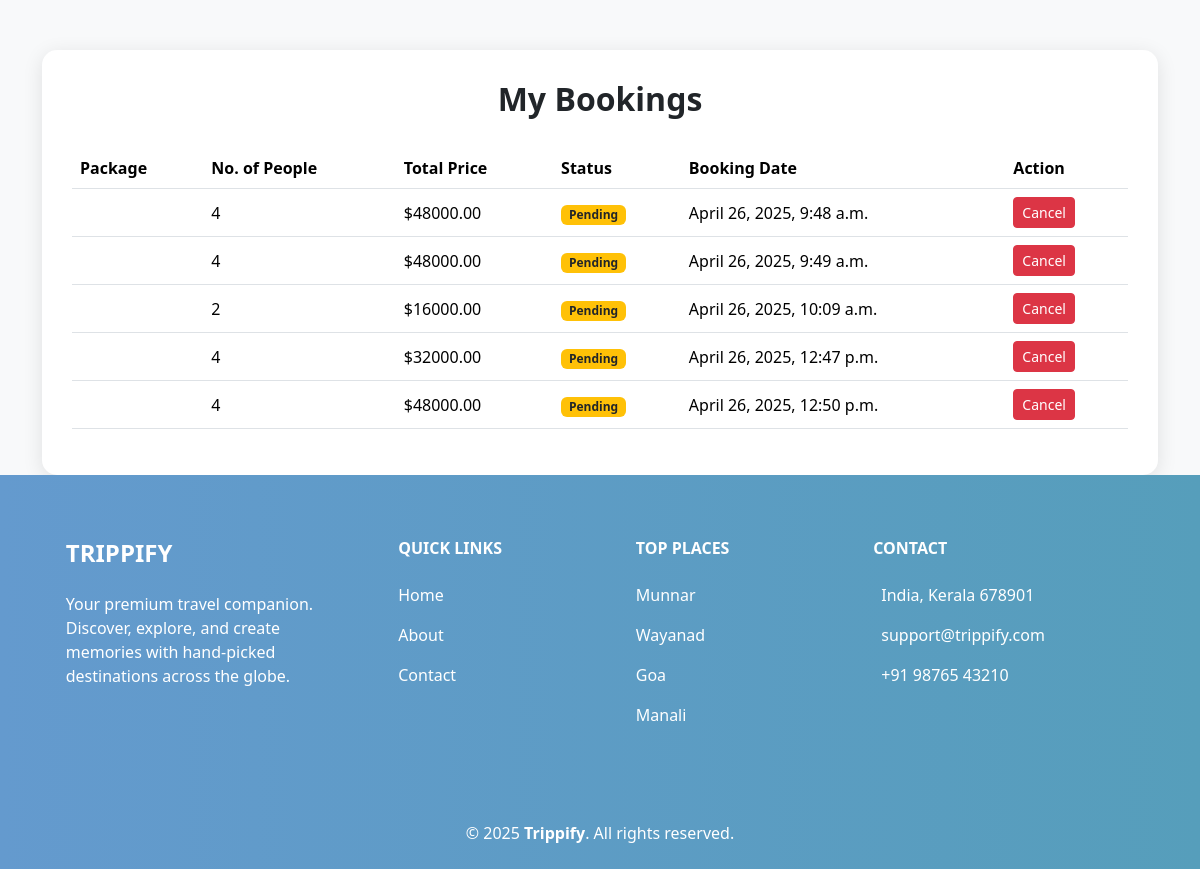
The page /my_bookings (signed in) on the database as committed earlier.
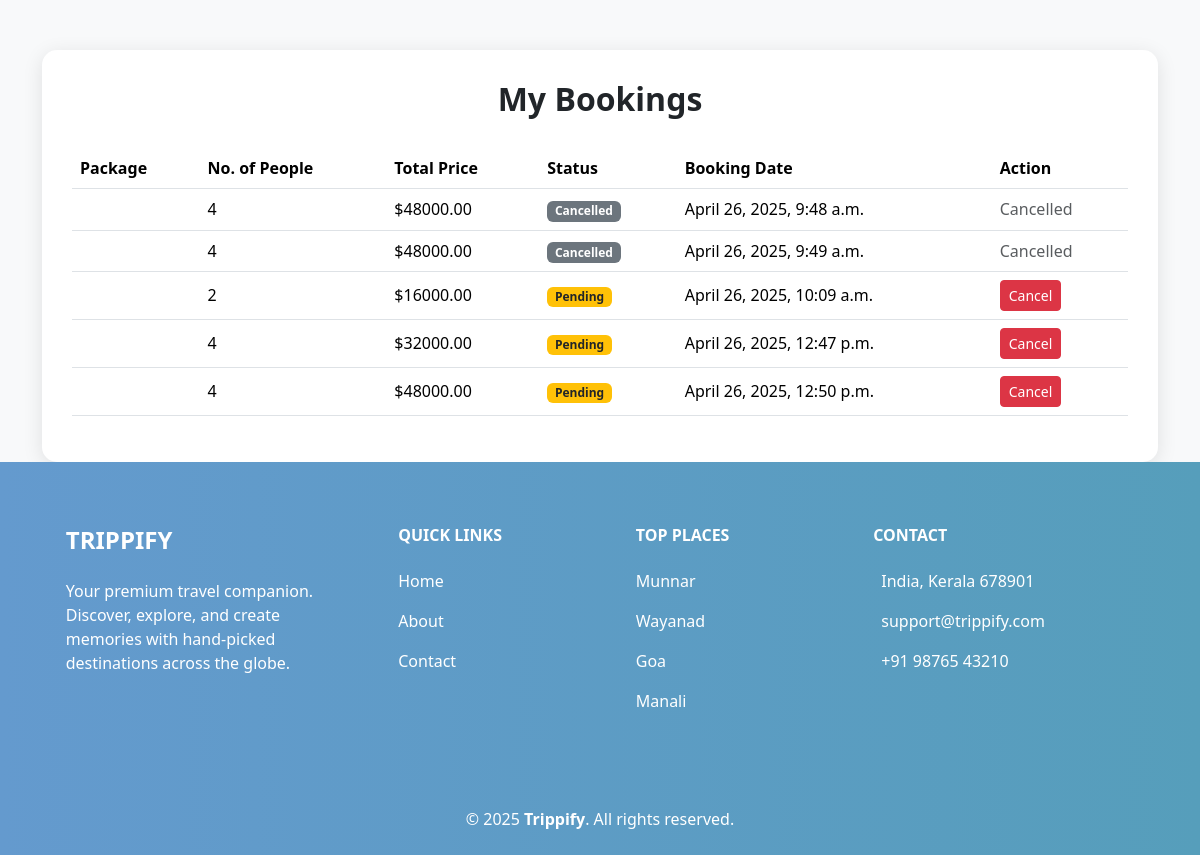
The same page on the database as committed later.
### app/models.py (models this page shows, shortened)
class Booking(models.Model):
    customer = models.ForeignKey(Customer, on_delete=models.CASCADE)
    travel_package = models.ForeignKey(Package, on_delete=models.CASCADE)
    booking_date = models.DateTimeField(auto_now_add=True)
    number_of_people = models.PositiveIntegerField()
    total_price = models.DecimalField(max_digits=10, decimal_places=2)
    status = models.CharField(max_length=50, choices=[
        ('Pending', 'Pending'),
        ('Confirmed', 'Confirmed'),
        ('Cancelled', 'Cancelled'),
    ])

### app/views.py (the view)
# urls.py: path('my_bookings', views.my_bookings, name='my_bookings'),
def my_bookings(request):
    if not request.user.is_authenticated:
        return redirect('login')  # Redirect to login page if the user is not authenticated
    try:
        customer = request.user.customer  # Assuming each user has a corresponding Customer profile
    except Customer.DoesNotExist:
        messages.error(request, 'You need to create a customer profile to view your bookings.')
        return redirect('profile_create')  # Redirect to profile creation page
    bookings = Booking.objects.filter(customer=customer)
    return render(request, 'my_bookings.html', {'bookings': bookings})

### templates/my_bookings.html (shortened to what this page needs)
<!DOCTYPE html>
<html lang="en">
<head>
  <link href="https://cdn.jsdelivr.net/npm/bootstrap@5.3.2/dist/css/bootstrap.min.css" rel="stylesheet">
</head>
<body>
  <div class="container">
    <div class="booking-card">
      <h2 class="text-center">My Bookings</h2>
      {% if bookings %}
        <div class="table-responsive">
          <table class="table table-hover align-middle">
            <thead>
              <tr>
                <th>Package</th>
                <th>No. of People</th>
                <th>Total Price</th>
                <th>Status</th>
                <th>Booking Date</th>
                <th>Action</th>
              </tr>
            </thead>
            <tbody>
              {% for booking in bookings %}
                <tr>
                  <td>{{ booking.package.name }}</td>
                  <td>{{ booking.number_of_people }}</td>
                  <td>${{ booking.total_price }}</td>
                  <td>
                    {% if booking.status == 'Confirmed' %}
                      <span class="badge bg-success">Confirmed</span>
                    {% elif booking.status == 'Pending' %}
                      <span class="badge bg-warning text-dark">Pending</span>
                    {% else %}
                      <span class="badge bg-secondary">{{ booking.status }}</span>
                    {% endif %}
                  </td>
                  <td>{{ booking.booking_date }}</td>
                  <td>
                    {% if booking.status != 'Cancelled' %}
                      <a href="{% url 'cancel_booking' booking.id %}" class="btn btn-sm btn-danger" onclick="return confirm('Are you sure you want to cancel this booking?');">
                        Cancel
                      </a>
                    {% else %}
                      <span class="text-muted">Cancelled</span>
                    {% endif %}
                  </td>
                </tr>
              {% endfor %}
            </tbody>
          </table>
        </div>
      {% else %}
        <div class="alert alert-info text-center" role="alert">
          You have no bookings yet.
        </div>
      {% endif %}
    </div>
  </div>
  <footer class="text-white pt-5 pb-4" style="background: linear-gradient(to right, #649ace, #569ebb);">
    <div class="container text-center text-md-start">
      <div class="row text-center text-md-start">
        <div class="col-md-3 col-lg-3 col-xl-3 mx-auto mt-3">
          <h4 class="text-uppercase fw-bold mb-4">Trippify</h4>
          <p>Your premium travel companion. Discover, explore, and create memories with hand-picked destinations across the globe.</p>
        </div>
        <div class="col-md-2 col-lg-2 col-xl-2 mx-auto mt-3">
          <h6 class="text-uppercase fw-bold mb-4">Quick Links</h6>
          <p><a href="/" class="text-white text-decoration-none">Home</a></p>
          <p><a href="/about" class="text-white text-decoration-none">About</a></p>
          <p><a href="/contact" class="text-white text-decoration-none">Contact</a></p>
        </div>
        <div class="col-md-3 col-lg-2 col-xl-2 mx-auto mt-3">
          <h6 class="text-uppercase fw-bold mb-4">Top Places</h6>
          <p><a href="#" class="text-white text-decoration-none">Munnar</a></p>
          <p><a href="#" class="text-white text-decoration-none">Wayanad</a></p>
          <p><a href="#" class="text-white text-decoration-none">Goa</a></p>
          <p><a href="#" class="text-white text-decoration-none">Manali</a></p>
        </div>
        <div class="col-md-4 col-lg-3 col-xl-3 mx-auto mt-3">
          <h6 class="text-uppercase fw-bold mb-4">Contact</h6>
          <p> India, Kerala 678901</p>
          <p> support@trippify.com</p>
          <p> +91 98765 43210</p>
        </div>
      </div>
      <div class="row mt-4">
        <div class="col-md-12 text-center">
        </div>
      </div>
      <div class="text-center mt-4">
        <p class="mb-0">&copy; 2025 <strong>Trippify</strong>. All rights reserved.</p>
      </div>
    </div>
  </footer>
</body>
</html>

### templates/my_bookings.html (style rules this page uses)
body { background-color: #f8f9fa; padding-top: 50px; }
.booking-card { background: #ffffff; border-radius: 15px; padding: 30px; box-shadow: 0 4px 20px rgba(0,0,0,0.1); }
.table thead { background-color: #0d6efd; color: white; }
h2 { font-weight: 700; margin-bottom: 30px; }

Rows that differ between the two databases and show on the page:
changed Booking "April 26, 2025, 9:48 a.m.": status (not shown) → "Cancelled"; status "Pending Cancel" → "Cancelled"
changed Booking "April 26, 2025, 9:49 a.m.": status (not shown) → "Cancelled"; status "Pending Cancel" → "Cancelled"
